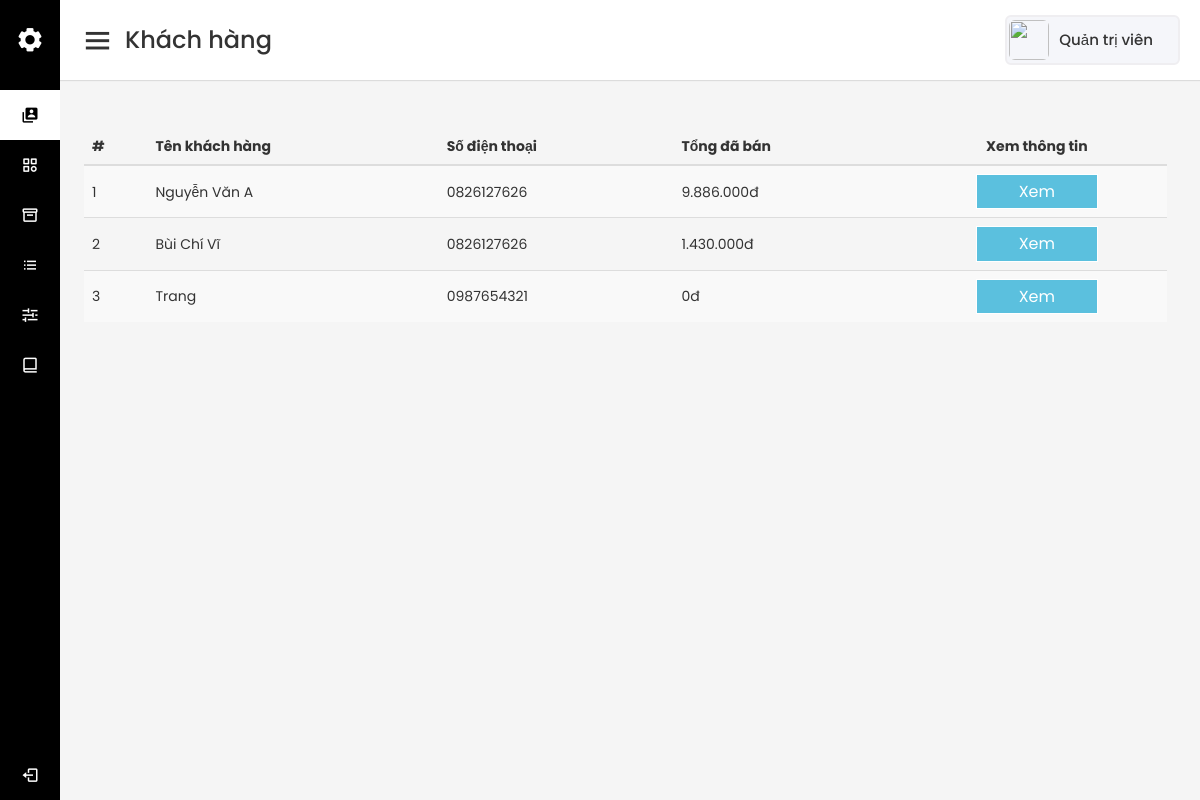
The app's page /admin/index.php (signed in) with its own data.
### tables this page shows
CREATE TABLE `tb_customer` (
  `id` int(11) NOT NULL,
  `name` varchar(255) NOT NULL,
  `phonenumber` varchar(30) NOT NULL,
  `email` varchar(50) NOT NULL,
  `password` varchar(255) NOT NULL,
  `gender` varchar(30) NOT NULL,
  `address` varchar(255) NOT NULL
);

### lib/database.php (called while the page is built, shortened)
<?php
Class Database{
   public $host   = DB_HOST;
   public $user   = DB_USER;
   public $pass   = DB_PASS;
   public $dbname = DB_NAME;
   public $link;
private function connectDB(){
   $this->link = new mysqli($this->host, $this->user, $this->pass,
    $this->dbname);
 }
public function select($query){
  $result = $this->link->query($query) or
   die($this->link->error.__LINE__);
  if($result->num_rows > 0){
    return $result;
  } else {
    return false;
  }
 }
}

### classes/Customer.php (called while the page is built, shortened)
<?php
$filePath = realpath(dirname(__FILE__));
require_once ($filePath.'/../lib/database.php');
class Customer
{
    private $db;
    public function __construct()
    {
        $this->db = new Database();
    }
    public function getCustomerList() {
        $query = "SELECT c.id, c.name, c.phonenumber, SUM(o.finalPrice) AS totalPurchase
                    FROM tb_customer c LEFT JOIN tb_order o ON c.id = o.customerId AND o.status = 5
                    GROUP BY c.id, c.name
                    ORDER BY SUM(o.finalPrice) DESC";
        $result = $this->db->select($query);
        return $result;
    }
}
?>

### classes/Product.php (called while the page is built, shortened)
<?php
$filePath = realpath(dirname(__FILE__));
require_once ($filePath.'/../lib/database.php');
class Product
{
    public function convertPrice($prodPrice) {
        $prodPrice = strrev($prodPrice);
        $result = '';
        for ($i = 0; $i < strlen($prodPrice); $i++) {
            if ($i % 3 == 0) {
            $result = $result.'.'.substr($prodPrice, $i, 3);
            }
        }
        $result = strrev($result);
        return substr($result, 0, strlen($result) - 1);
    }
}
?>

### admin/index.php (the view, shortened to what this page needs)
<?php
  include './inc/sidebar.php';
  include './inc/homesection.php';
  include '../classes/Customer.php';
  include '../classes/Product.php';
?>
<table class="table table-striped table-hover" style="width: 95%; margin: 24px">
  <thead>
    <th>#</th>
    <th>Tên khách hàng</th>
    <th>Số điện thoại</th>
    <th>Tổng đã bán</th>
    <th style="text-align: center;">Xem thông tin</th>
  </thead>
  <tbody>
    <?php
        $cs = new Customer();
        $prod = new Product();
        $cusList = $cs->getCustomerList();
        if ($cusList) {
            $i = 0;
            while($row = $cusList->fetch_assoc()) {
                $i++;
    ?>
    <tr>
        <td style="vertical-align: middle;"><?=$i?></td>
        <td style="vertical-align: middle;"><?=$row['name']?></td>
        <td style="vertical-align: middle;"><?=$row['phonenumber']?></td>
        <td style="vertical-align: middle;">
        <?php
          if ($row['totalPurchase'] != NULL)
            echo $prod->convertPrice($row['totalPurchase'])."đ";
          else
            echo "0đ";
        ?>
        </td>
        <td style="vertical-align: middle;">
            <?php include './inc/customer-modal-detail.php'; ?>
        </td>
    </tr>
    <?php
        }
    }
    ?>
  </tbody>
</table>
<?php
  include './inc/footer.php';
?>

### admin/inc/customer-modal-detail.php (shortened to what this page needs)
<button type="button" class="btn btn-info btn-lg" data-toggle="modal" data-target="#customer-id-<?=$row['id']?>" style="margin: 0 auto;width: 50%;">Xem</button>

### admin/assets/css/main.css (style rules this page uses)
* { margin: 0; padding: 0; box-sizing: border-box; font-family: "Poppins", sans-serif; }
.btn { text-decoration: none; display: flex; justify-content: center; align-items: center; border: none; outline: none !important; padding: 6px 0; min-height: 30px; font-size: 16px; transition: all 0.4s linear; border: 1px solid #fff; border-radius: 0 !important; cursor: pointer; }

### records on screen
tb_customer: name "Nguyễn Văn A", phonenumber "0826127626", convertPrice "9.886.000"
tb_customer: name "Bùi Chí Vĩ", phonenumber "0826127626", convertPrice "1.430.000"
tb_customer: name "Trang", phonenumber "0987654321", shows "0đ", $row['id'] 5 (drawn)

### other values on screen
Session::get('adminName') "Quản trị viên"
